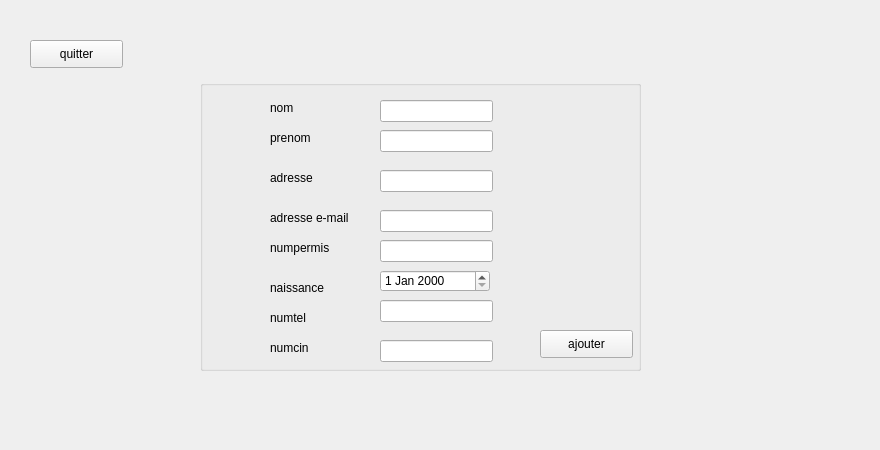
      <widget class="QWidget" name="tab_7">
       <attribute name="title">
        <string>ajouter</string>
       </attribute>
       <widget class="QGroupBox" name="groupBox_4">
        <property name="geometry">
         <rect>
          <x>200</x>
          <y>80</y>
          <width>441</width>
          <height>291</height>
         </rect>
        </property>
        <property name="title">
         <string/>
        </property>
        <widget class="QLabel" name="label_22">
         <property name="geometry">
          <rect>
           <x>70</x>
           <y>20</y>
           <width>56</width>
           <height>16</height>
          </rect>
         </property>
         <property name="text">
          <string>nom</string>
         </property>
        </widget>
        <widget class="QLabel" name="label_23">
         <property name="geometry">
          <rect>
           <x>70</x>
           <y>50</y>
           <width>56</width>
           <height>16</height>
          </rect>
         </property>
         <property name="text">
          <string>prenom</string>
         </property>
        </widget>
        <widget class="QLabel" name="label_24">
         <property name="geometry">
          <rect>
           <x>70</x>
           <y>90</y>
           <width>56</width>
           <height>16</height>
          </rect>
         </property>
         <property name="text">
          <string>adresse</string>
         </property>
        </widget>
        <widget class="QLabel" name="label_25">
         <property name="geometry">
          <rect>
           <x>70</x>
           <y>130</y>
           <width>91</width>
           <height>16</height>
          </rect>
         </property>
         <property name="text">
          <string>adresse e-mail</string>
         </property>
        </widget>
        <widget class="QLabel" name="label_26">
         <property name="geometry">
          <rect>
           <x>70</x>
           <y>160</y>
           <width>71</width>
           <height>16</height>
          </rect>
         </property>
         <property name="text">
          <string>numpermis</string>
         </property>
        </widget>
        <widget class="QLabel" name="label_27">
         <property name="geometry">
          <rect>
           <x>70</x>
           <y>200</y>
           <width>56</width>
           <height>16</height>
          </rect>
         </property>
         <property name="text">
          <string>naissance</string>
         </property>
        </widget>
        <widget class="QLabel" name="label_28">
         <property name="geometry">
          <rect>
           <x>70</x>
           <y>230</y>
           <width>56</width>
           <height>16</height>
          </rect>
         </property>
         <property name="text">
          <string>numtel</string>
         </property>
        </widget>
        <widget class="QLabel" name="label_29">
         <property name="geometry">
          <rect>
           <x>70</x>
           <y>260</y>
           <width>56</width>
           <height>16</height>
          </rect>
         </property>
         <property name="text">
          <string>numcin</string>
         </property>
        </widget>
        <widget class="QLineEdit" name="lineEdit_NOM">
         <property name="geometry">
          <rect>
           <x>180</x>
           <y>20</y>
           <width>113</width>
           <height>22</height>
          </rect>
         </property>
        </widget>
        <widget class="QLineEdit" name="lineEdit_PRENOM">
         <property name="geometry">
          <rect>
           <x>180</x>
           <y>50</y>
           <width>113</width>
           <height>22</height>
          </rect>
         </property>
        </widget>
        <widget class="QLineEdit" name="lineEdit_ADRESSE">
         <property name="geometry">
          <rect>
           <x>180</x>
           <y>90</y>
           <width>113</width>
           <height>22</height>
          </rect>
         </property>
        </widget>
        <widget class="QLineEdit" name="lineEdit_ADRESSEEMAIL">
         <property name="geometry">
          <rect>
           <x>180</x>
           <y>130</y>
           <width>113</width>
           <height>22</height>
          </rect>
         </property>
        </widget>
        <widget class="QLineEdit" name="lineEdit_NUMPERMIS">
         <property name="geometry">
          <rect>
           <x>180</x>
           <y>160</y>
           <width>113</width>
           <height>22</height>
          </rect>
         </property>
        </widget>
        <widget class="QLineEdit" name="lineEdit_NUMTEL">
         <property name="geometry">
          <rect>
           <x>180</x>
           <y>220</y>
           <width>113</width>
           <height>22</height>
          </rect>
         </property>
        </widget>
        <widget class="QLineEdit" name="lineEdit_NUMCIN">
         <property name="geometry">
          <rect>
           <x>180</x>
           <y>260</y>
           <width>113</width>
           <height>22</height>
          </rect>
         </property>
        </widget>
        <widget class="QPushButton" name="pushButton_10">
         <property name="geometry">
          <rect>
           <x>340</x>
           <y>250</y>
           <width>93</width>
           <height>28</height>
          </rect>
         </property>
         <property name="text">
          <string>ajouter</string>
         </property>
        </widget>
        <widget class="QDateEdit" name="lineEdit_NAISSANCE">
         <property name="geometry">
          <rect>
           <x>180</x>
           <y>190</y>
           <width>110</width>
           <height>22</height>
          </rect>
         </property>
        </widget>
       </widget>
       <widget class="QLabel" name="label_48">
        <property name="geometry">
         <rect>
          <x>0</x>
          <y>0</y>
          <width>871</width>
          <height>441</height>
         </rect>
        </property>
        <property name="styleSheet">
         <string notr="true">border-image: url(:/images/p0.png);</string>
        </property>
        <property name="text">
         <string/>
        </property>
       </widget>
       <widget class="QPushButton" name="pushButton_17">
        <property name="geometry">
         <rect>
          <x>30</x>
          <y>40</y>
          <width>93</width>
          <height>28</height>
         </rect>
        </property>
        <property name="text">
         <string>quitter</string>
        </property>
       </widget>
       <zorder>label_48</zorder>
       <zorder>groupBox_4</zorder>
       <zorder>pushButton_17</zorder>
      </widget>
